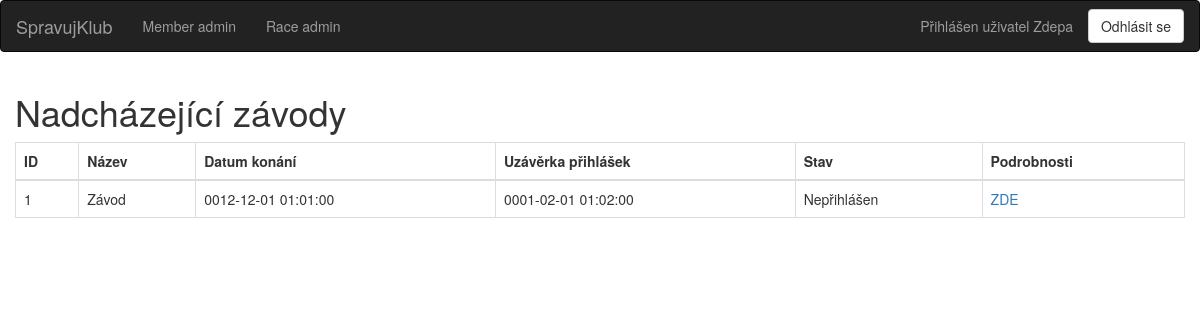
Page / (signed in) on the committed database.
### dl/models/Member.py (models this page shows, shortened)
class Member(db.Model):
    __tablename__ = "members"
    id = db.Column(db.Integer, primary_key=True, autoincrement=True)
    name = db.Column(db.String(50))
    email = db.Column(db.String(50), unique=True)
    password = db.Column(db.String(50))
    salt = db.Column(db.String(16))
    races = db.relationship('Race', secondary='ucast_na_zavode')
    created_races = db.relationship('Race', backref='created_by', lazy=True)

### dl/models/Race.py (models this page shows, shortened)
class Race(db.Model):
    __tablename__ = "races"
    id = db.Column(db.Integer, primary_key=True, autoincrement=True)
    name = db.Column(db.String(100), nullable=False)
    date = db.Column(db.DateTime, nullable=False)
    deadline = db.Column(db.DateTime, nullable=False)
    info = db.Column(db.Text)
    created_by_user_id = db.Column(db.Integer, db.ForeignKey('members.id'))
    members = db.relationship('Member', secondary='ucast_na_zavode')

### views.py (the view)
@app.route('/', methods=['GET'])
@login_required
def index():
    races_from_db = Race.query.all()
    return render_template("races.html", races=races_from_db, title="Nadcházející závody")

### main.py (called while the page is built)
@login_manager.user_loader
def load_user(user_id):
    from dl.models.Member import Member
    return Member.query.get(user_id)

### templates/races.html
{% extends "base.html" %}
{% block content %}
    <div class="container tab-content">
        <div class="row">
            <h1>Nadcházející závody</h1>
            <div class="table-responsive">
                <table class="table table-bordered" id="mainTable">
                    <thead>
                    <tr>
                        <th>ID</th>
                        <th>Název</th>
                        <th>Datum konání</th>
                        <th>Uzávěrka přihlášek</th>
                        <th>Stav</th>
                        <th>Podrobnosti</th>
                    </tr>
                    </thead>
                    <tbody id="displayArea">
                    {% for race in races %}
                        <tr>
                            <td>{{ race.id }}</td>
                            <td>{{ race.name }}</td>
                            <td>{{ race.date }}</td>
                            <td>{{ race.deadline }}</td>
                            <td>
								{% if current_user in race.members %}
									Přihlášen
                                {% else %}
									Nepřihlášen
                                {% endif %}
                            </td>
                            <td><a href="/race_detail/{{ race.id }}">ZDE</a></td>
                        </tr>
                    {% endfor %}
                    </tbody>
                </table>
            </div>
        </div>
    </div>
{% endblock %}

### templates/base.html (shortened to what this page needs)
{% extends "bootstrap/base.html" %}
        {% block header %}
			{% block navbar %}
				<nav class="navbar navbar-inverse">
					<div class="container-fluid">
						<div class="navbar-header">
							<a class="navbar-brand" href="{{ url_for('index') }}">SpravujKlub</a>
						</div>
						<div class="collapse navbar-collapse" id="bs-example-navbar-collapse-1">
							<ul class="nav navbar-nav">
								<li><a href="{{ url_for('admin_member') }}">Member admin</a></li>
								<li><a href="{{ url_for('admin_race') }}">Race admin</a></li>
							</ul>
							<ul class="nav navbar-nav navbar-right">
								{% if current_user.is_authenticated %}
									<li>
										<a href="{{ url_for('profile', user_id=current_user.id ) }}">Přihlášen uživatel {{ current_user.name }}</a>
									</li>
									<li>
										<button type="button" onclick="location.href='/logout'" class="btn btn-default navbar-btn" id="signIn_button">Odhlásit se</button>
									</li>
								{% else %}
									<li>
										<a>Uživatel nepřihlášen</a>
									</li>
								{% endif %}
							</ul>
						</div>
					</div>
				</nav>
			{% endblock %}
        {% endblock %}

### rows in the picture
Member: name "Zdepa"
Race: id "1", name "Závod", date "0012-12-01 01:01:00", deadline "0001-02-01 01:02:00"
